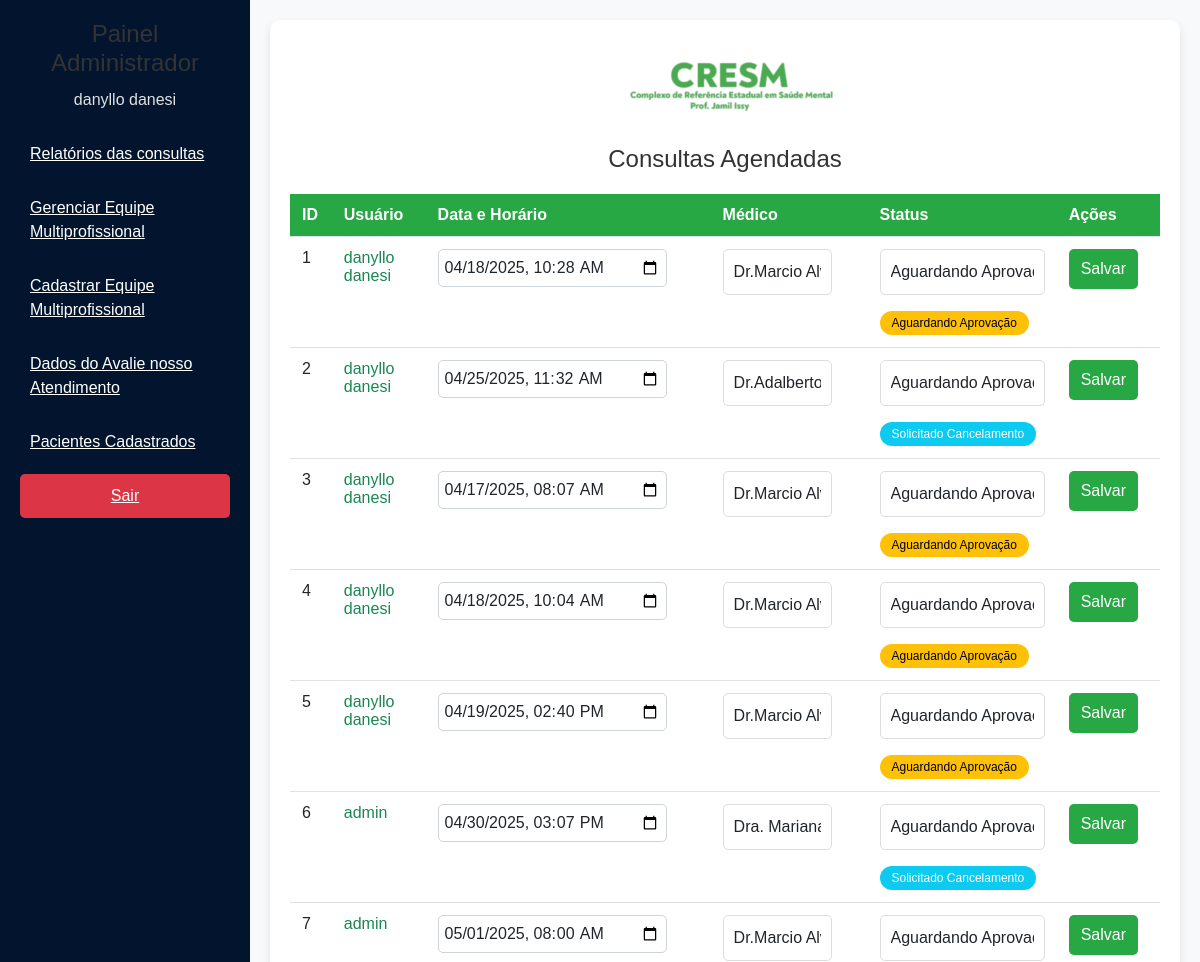
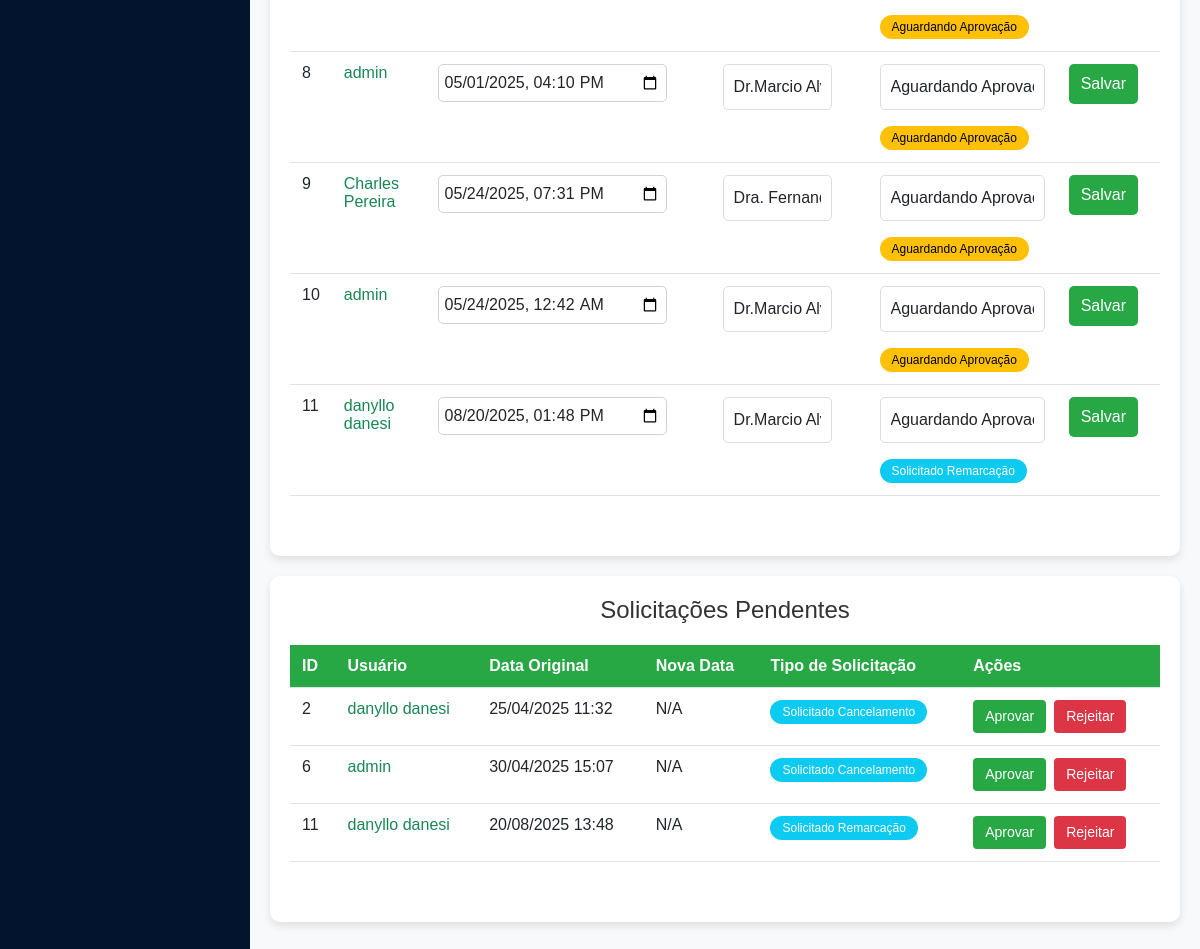
The page /admin (signed in) on the database its author committed (2 pictures, top to bottom).
### models.py (models this page shows, shortened)
class User(db.Model, UserMixin):
    id = db.Column(db.Integer, primary_key=True)
    full_name = db.Column(db.String(100), nullable=False)
    cpf = db.Column(db.String(11), unique=True, nullable=False)
    email = db.Column(db.String(120), unique=True, nullable=False)
    phone = db.Column(db.String(15), nullable=False)
    phone_whatsapp = db.Column(db.String(15), nullable=False)
    birth_date = db.Column(db.Date, nullable=False)
    address = db.Column(db.String(200), nullable=False)
    password_hash = db.Column(db.String(128), nullable=False)
    is_admin = db.Column(db.Integer, default=0)
    filhos = db.relationship('Filho', backref='user', lazy=True)
    appointments = db.relationship('Appointment', back_populates='user', lazy=True)

class Appointment(db.Model):
    id = db.Column(db.Integer, primary_key=True)
    user_id = db.Column(db.Integer, db.ForeignKey('user.id'))
    doctor_id = db.Column(db.Integer, db.ForeignKey('doctor.id'))
    appointment_date = db.Column(db.DateTime)  # Data da consulta
    scheduling_date = db.Column(db.DateTime, default=datetime.utcnow)  # Data do agendamento
    status = db.Column(db.String(50))
    new_appointment_date = db.Column(db.DateTime, nullable=True)
    appointment_type = db.Column(db.String(50), nullable=True)
    description = db.Column(db.Text, nullable=True)
    reason = db.Column(db.String(100), nullable=True)
    user = db.relationship('User', back_populates='appointments')
    doctor = db.relationship('Doctor', back_populates='appointments')

class Doctor(db.Model):
    id = db.Column(db.Integer, primary_key=True)
    full_name = db.Column(db.String(100), nullable=False)
    name = db.Column(db.String(100), nullable=False)
    crm = db.Column(db.String(20), unique=True, nullable=False)
    specialty = db.Column(db.String(50), nullable=False)
    appointments = db.relationship('Appointment', back_populates='doctor', lazy=True)
    avaliacoes = db.relationship('Avaliacao', back_populates='doctor', lazy=True)

### routes.py (the view)
    @app.route('/admin')
    @login_required
    def admin_panel():
        user = current_user
        if user.is_admin == 0:
            flash('Acesso negado. Você não tem permissão para acessar esta página.', 'error')
            return redirect(url_for('dashboard'))
        appointments = Appointment.query.all()
        doctors = Doctor.query.all()
        if user.is_admin == 1:
            return render_template('admin_panel1.html', current_user=user, appointments=appointments, doctors=doctors)
        else:
            return render_template('admin_panel.html', current_user=user, appointments=appointments, doctors=doctors)

### templates/admin_panel.html (shortened to what this page needs)
<head>
    <link href="https://cdn.jsdelivr.net/npm/bootstrap@5.3.0-alpha1/dist/css/bootstrap.min.css" rel="stylesheet">
    <link rel="stylesheet" href="{{ url_for('static', filename='styles.css') }}">
</head>
<body>
<div class="admin-panel-container">
    <div class="sidebar">
        <div class="sidebar-header">
            <h2>Painel Administrador</h2>
            <p>{{ current_user.full_name }}</p>
        </div>
        <div class="sidebar-menu">
            <a href="{{ url_for('estatisticas') }}" class="btn-sidebar">Relatórios das consultas</a>
            <a href="{{ url_for('lista_equipe') }}" class="btn-sidebar">Gerenciar Equipe Multiprofissional</a>
            <a href="{{ url_for('cadastrar_medico') }}" class="btn-sidebar">Cadastrar Equipe Multiprofissional</a>
            <a href="{{ url_for('estatisticas') }}" class="btn-sidebar">Dados do Avalie nosso Atendimento</a>
            <a href="{{ url_for('admin_panel') }}" class="btn-sidebar">Pacientes Cadastrados</a>
            <a href="{{ url_for('logout') }}" class="btn-sidebar btn-logout">Sair</a>
        </div>
    </div>
    <div class="main-content">
        <div class="section-card">
            <h2 class="section-title">        <div style="margin: 10px;">
                <img src="{{ url_for('static', filename='logo3.png') }}" alt="logo">
            </div>Consultas Agendadas</h2>
            <div class="table-responsive">
                <table class="table">
                    <thead>
                        <tr>
                            <th>ID</th>
                            <th>Usuário</th>
                            <th>Data e Horário</th>
                            <th> </th>
                            <th>Médico</th>
                            <th> </th>
                            <th>Status</th>
                            <th>Ações</th>
                        </tr>
                    </thead>
                    <tbody>
                        {% for appointment in appointments %}
                        <tr>
                            <td>{{ appointment.id }}</td>
                            <td>
                                <a href="{{ url_for('edit_user', user_id=appointment.user.id) }}" class="text-decoration-none text-success">
                                    {{ appointment.user.full_name }}
                                </a>
                            </td>
                            <td>
                                <form method="POST" action="{{ url_for('update_appointment', appointment_id=appointment.id) }}" class="d-flex gap-2">
                                    <input type="datetime-local" name="appointment_date" value="{{ appointment.appointment_date.strftime('%Y-%m-%dT%H:%M') }}" class="form-control" required>
                                </form>
                            </td>
                            <td>{{ appointment.specialty }}</td>
                            <td>
                                <select name="doctor_id" class="form-control">
                                    {% for doctor in doctors %}
                                    <option value="{{ doctor.id }}" {% if appointment.doctor_id == doctor.id %}selected{% endif %}>
                                        {{ doctor.name }} - {{ doctor.specialty }}
                                    </option>
                                    {% endfor %}
                                </select>
                            </td>
                            <td>
                                <td>
                                    <select name="status" class="form-control">
                                        <option value="Aguardando Aprovação" {% if appointment.status == 'Aguardando Aprovação' %}selected{% endif %}>
                                            Aguardando Aprovação
                                        </option>
                                    </select>
                                <span class="badge {% if appointment.status == 'Aguardando Aprovação' %}bg-warning
                                    {% elif appointment.status == 'Consulta Marcada' %}bg-success
                                    {% elif appointment.status == 'Concluído' %}bg-secondary
                                    {% elif appointment.status == 'Solicitado Cancelamento' %}bg-info
                                    {% elif appointment.status == 'Solicitado Remarcação' %}bg-info
                                    {% elif appointment.status == 'Consulta Cancelada' %}bg-danger
                                    {% elif appointment.status == 'Consulta Remarcada' %}bg-primary{% endif %}">
                                    {{ appointment.status }}
                                </span>
                            </td>
                            <td>
                                <form method="POST" action="{{ url_for('update_appointment', appointment_id=appointment.id) }}" class="d-flex gap-2">
                                    <button type="submit" class="btn btn-action">Salvar</button>
                                </form>
                            </td>
                        </tr>
                        {% else %}
                        <tr>
                            <td colspan="9" class="text-center">Nenhuma consulta agendada.</td>
                        </tr>
                        {% endfor %}
                    </tbody>
                </table>
            </div>
        </div>
        <div class="section-card">
            <h2 class="section-title">Solicitações Pendentes</h2>
            <div class="table-responsive">
                <table class="table">
                    <thead>
                        <tr>
                            <th>ID</th>
                            <th>Usuário</th>
                            <th>Data Original</th>
                            <th>Nova Data</th>
                            <th>Tipo de Solicitação</th>
                            <th>Ações</th>
                        </tr>
                    </thead>
                    <tbody>
                        {% for appointment in appointments if appointment.status in ['Solicitado Cancelamento', 'Solicitado Remarcação'] %}
                        <tr>
                            <td>{{ appointment.id }}</td>
                            <td>
                                <a href="{{ url_for('edit_user', user_id=appointment.user.id) }}" class="text-decoration-none text-success">
                                {{ appointment.user.full_name }}
                            </td>
                            <td>{{ appointment.appointment_date.strftime('%d/%m/%Y %H:%M') }}</td>
                            <td>
                                N/A
                            </td>
                            <td>
                                <span class="badge bg-info">{{ appointment.status }}</span>
                            </td>
                            <td>
                                <form method="POST" action="{{ url_for('approve_request', appointment_id=appointment.id) }}" class="d-flex gap-2">
                                    <button type="submit" name="action" value="aprovar" class="btn btn-success">Aprovar</button>
                                    <button type="submit" name="action" value="rejeitar" class="btn btn-danger">Rejeitar</button>
                                </form>
                            </td>
                        </tr>
                        {% else %}
                        <tr>
                            <td colspan="6" class="text-center">Nenhuma solicitação pendente.</td>
                        </tr>
                        {% endfor %}
                    </tbody>
                </table>
            </div>
        </div>
    </div>
</div>
</html>

### static/styles.css (style rules this page uses)
body { background-color: #f0f8ff; font-family: Arial, sans-serif; }
img { display: block; margin: 0 auto; }
.section-card { background-color: #fff; border-radius: 10px; padding: 20px; box-shadow: 0 4px 8px rgba(0, 0, 0, 0.1); margin-bottom: 20px; }
.section-title { font-size: 1.5rem; color: #333; margin-bottom: 20px; }
.btn { padding: 10px 20px; border-radius: 5px; font-size: 1rem; cursor: pointer; transition: background-color 0.3s ease; }
.btn-action { background-color: #28a745; color: white; border: none; padding: 10px 20px; border-radius: 8px; font-size: 1rem; transition: background-color 0.3s ease, transform 0.2s ease; display: inline-block; text-align: center; cursor: pointer; margin-right: 10px; }
.btn-success, .btn-danger { padding: 6px 12px; font-size: 14px; border-radius: 4px; border: none; cursor: pointer; transition: opacity 0.3s ease; }
.btn-success { background-color: #28a745; color: white; }
.btn-danger { background-color: #dc3545; color: white; }
.form-control { width: 100%; padding: 10px; border: 1px solid #ddd; border-radius: 5px; font-size: 1rem; transition: border-color 0.3s ease, box-shadow 0.3s ease; }
table { width: 100%; border-collapse: collapse; margin-bottom: 1.5rem; }
table th, table td { padding: 12px; text-align: left; border-bottom: 1px solid #dee2e6; }
table th { background-color: #28a745; color: white; font-weight: bold; }
table form { display: inline-block; margin: 0; }
table select, table input[type="datetime-local"] { padding: 6px; border-radius: 5px; border: 1px solid #ced4da; margin-right: 8px; }
.badge { padding: 6px 12px; border-radius: 12px; font-size: 12px; font-weight: 500; }
.bg-warning { background-color: #ffc107; color: #000; }
.bg-info { background-color: #17a2b8; color: #fff; }
.table-responsive { overflow-x: auto; margin-bottom: 20px; }
.admin-panel-container { display: flex; min-height: 100vh; }
.sidebar { width: 250px; background-color: #03152e; color: white; padding: 20px; box-shadow: 2px 0 5px rgba(0, 0, 0, 0.1); }
.sidebar-header { text-align: center; margin-bottom: 20px; }
.sidebar-header h2 { font-size: 1.5rem; margin-bottom: 10px; }
.sidebar-header p { font-size: 1rem; color: #e0e0e0; }
.sidebar-menu { display: flex; flex-direction: column; gap: 10px; }
.btn-sidebar { background-color: transparent; color: white; border: none; padding: 10px; text-align: left; font-size: 1rem; cursor: pointer; transition: background-color 0.3s ease; }
.btn-logout { background-color: #dc3545; text-align: center; border-radius: 5px; }
.main-content { flex: 1; padding: 20px; background-color: #f8f9fa; }
.table-responsive { overflow-x: auto; }
.table { width: 100%; border-collapse: collapse; margin-bottom: 20px; }
.table th, .table td { padding: 12px; text-align: left; border-bottom: 1px solid #dee2e6; }
.table th { background-color: #28a745; color: white; }
.btn-action { background-color: #28a745; color: white; border: none; padding: 8px 12px; border-radius: 5px; cursor: pointer; transition: background-color 0.3s ease; }
body { background-color: #f0f8ff; font-family: Arial, sans-serif; margin: 0; padding: 0; }
h2 { font-size: 1.5rem; color: #333; margin-bottom: 20px; text-align: center; }

### rows shown on the page
User: full_name "danyllo danesi"
Appointment: id "1", user.full_name "danyllo danesi", appointment_date "04/18/2025 10:28", doctor_id "Dr.Marcio Alvez - Neuro Pediatria", status "Aguardando Aprovação"
Appointment: id "2", user.full_name "danyllo danesi", appointment_date "04/25/2025 11:32", doctor_id "Dr.Adalberto Matias - Psiquiatria", status "Solicitado Cancelamento", appointment_date "25/04/2025 11:32"
Appointment: id "3", user.full_name "danyllo danesi", appointment_date "04/17/2025 08:07", doctor_id "Dr.Marcio Alvez - Neuro Pediatria", status "Aguardando Aprovação"
Appointment: id "4", user.full_name "danyllo danesi", appointment_date "04/18/2025 10:04", doctor_id "Dr.Marcio Alvez - Neuro Pediatria", status "Aguardando Aprovação"
Appointment: id "5", user.full_name "danyllo danesi", appointment_date "04/19/2025 14:40", doctor_id "Dr.Marcio Alvez - Neuro Pediatria", status "Aguardando Aprovação"
Appointment: id "6", user.full_name "admin", appointment_date "04/30/2025 15:07", doctor_id "Dra. Mariana Rodrigues - Neuro Pediatria", status "Solicitado Cancelamento", appointment_date "30/04/2025 15:07"
Appointment: id "7", user.full_name "admin", appointment_date "05/01/2025 08:00", doctor_id "Dr.Marcio Alvez - Neuro Pediatria", status "Aguardando Aprovação"
Appointment: id "8", user.full_name "admin", appointment_date "05/01/2025 16:10", doctor_id "Dr.Marcio Alvez - Neuro Pediatria", status "Aguardando Aprovação"
Appointment: id "9", user.full_name "Charles Pereira", appointment_date "05/24/2025 19:31", doctor_id "Dra. Fernanda Dias - Psicologia", status "Aguardando Aprovação"
Appointment: id "10", user.full_name "admin", appointment_date "05/24/2025 00:42", doctor_id "Dr.Marcio Alvez - Neuro Pediatria", status "Aguardando Aprovação"
Appointment: id "11", user.full_name "danyllo danesi", appointment_date "08/20/2025 13:48", doctor_id "Dr.Marcio Alvez - Neuro Pediatria", status "Solicitado Remarcação", appointment_date "20/08/2025 13:48"
